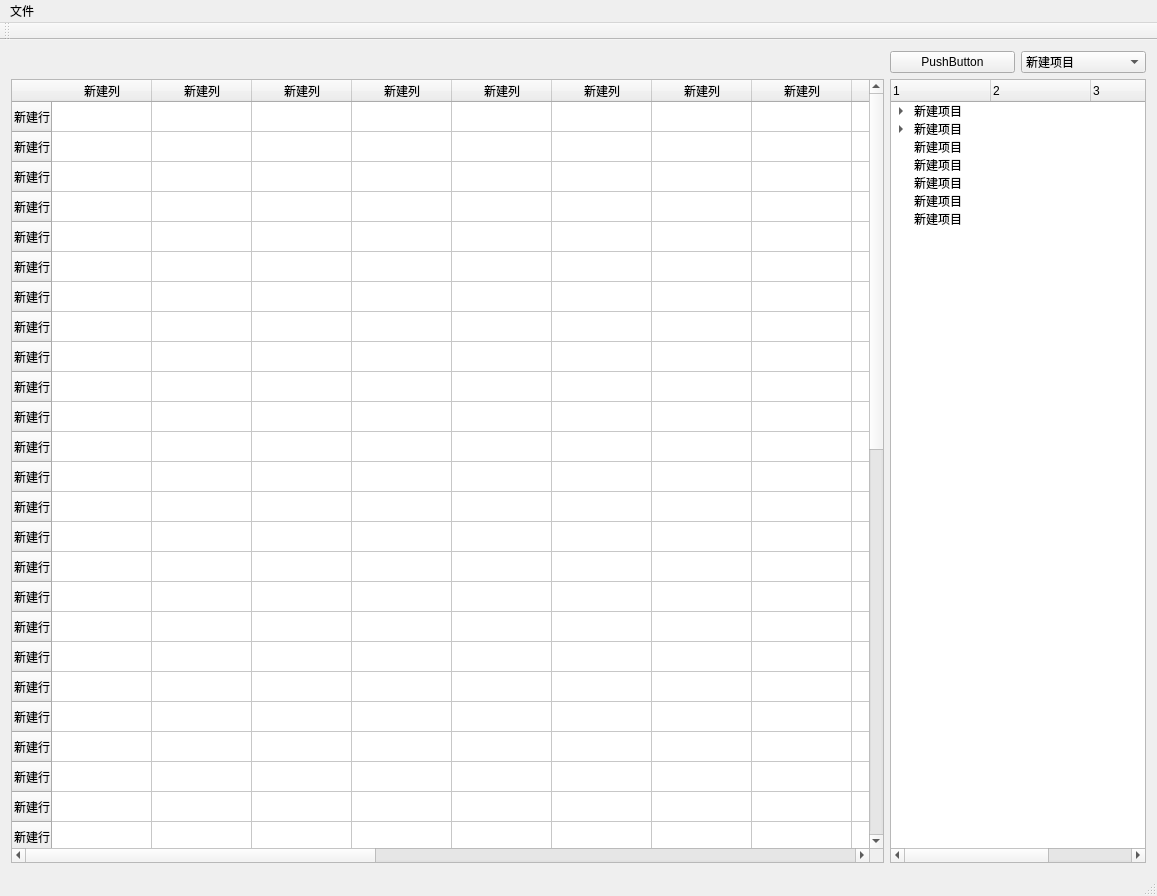
<?xml version="1.0" encoding="UTF-8"?>
<ui version="4.0">
 <class>TestMainWindow</class>
 <widget class="QMainWindow" name="TestMainWindow">
  <property name="geometry">
   <rect>
    <x>0</x>
    <y>0</y>
    <width>1157</width>
    <height>896</height>
   </rect>
  </property>
  <property name="windowTitle">
   <string>TestMainWindow</string>
  </property>
  <widget class="QWidget" name="centralWidget">
   <layout class="QGridLayout" name="gridLayout">
    <item row="1" column="0">
     <widget class="QTableWidget" name="tableWidget">
      <row>
       <property name="text">
        <string>新建行</string>
       </property>
      </row>
      <row>
       <property name="text">
        <string>新建行</string>
       </property>
      </row>
      <row>
       <property name="text">
        <string>新建行</string>
       </property>
      </row>
      <row>
       <property name="text">
        <string>新建行</string>
       </property>
      </row>
      <row>
       <property name="text">
        <string>新建行</string>
       </property>
      </row>
      <row>
       <property name="text">
        <string>新建行</string>
       </property>
      </row>
      <row>
       <property name="text">
        <string>新建行</string>
       </property>
      </row>
      <row>
       <property name="text">
        <string>新建行</string>
       </property>
      </row>
      <row>
       <property name="text">
        <string>新建行</string>
       </property>
      </row>
      <row>
       <property name="text">
        <string>新建行</string>
       </property>
      </row>
      <row>
       <property name="text">
        <string>新建行</string>
       </property>
      </row>
      <row>
       <property name="text">
        <string>新建行</string>
       </property>
      </row>
      <row>
       <property name="text">
        <string>新建行</string>
       </property>
      </row>
      <row>
       <property name="text">
        <string>新建行</string>
       </property>
      </row>
      <row>
       <property name="text">
        <string>新建行</string>
       </property>
      </row>
      <row>
       <property name="text">
        <string>新建行</string>
       </property>
      </row>
      <row>
       <property name="text">
        <string>新建行</string>
       </property>
      </row>
      <row>
       <property name="text">
        <string>新建行</string>
       </property>
      </row>
      <row>
       <property name="text">
        <string>新建行</string>
       </property>
      </row>
      <row>
       <property name="text">
        <string>新建行</string>
       </property>
      </row>
      <row>
       <property name="text">
        <string>新建行</string>
       </property>
      </row>
      <row>
       <property name="text">
        <string>新建行</string>
       </property>
      </row>
      <row>
       <property name="text">
        <string>新建行</string>
       </property>
      </row>
      <row>
       <property name="text">
        <string>新建行</string>
       </property>
      </row>
      <row>
       <property name="text">
        <string>新建行</string>
       </property>
      </row>
      <row>
       <property name="text">
        <string>新建行</string>
       </property>
      </row>
      <row>
       <property name="text">
        <string>新建行</string>
       </property>
      </row>
      <row>
       <property name="text">
        <string>新建行</string>
       </property>
      </row>
      <row>
       <property name="text">
        <string>新建行</string>
       </property>
      </row>
      <row>
       <property name="text">
        <string>新建行</string>
       </property>
      </row>
      <row>
       <property name="text">
        <string>新建行</string>
       </property>
      </row>
      <row>
       <property name="text">
        <string>新建行</string>
       </property>
      </row>
      <row>
       <property name="text">
        <string>新建行</string>
       </property>
      </row>
      <row>
       <property name="text">
        <string>新建行</string>
       </property>
      </row>
      <row>
       <property name="text">
        <string>新建行</string>
       </property>
      </row>
      <row>
       <property name="text">
        <string>新建行</string>
       </property>
      </row>
      <row>
       <property name="text">
        <string>新建行</string>
       </property>
      </row>
      <row>
       <property name="text">
        <string>新建行</string>
       </property>
      </row>
      <row>
       <property name="text">
        <string>新建行</string>
       </property>
      </row>
      <row>
       <property name="text">
        <string>新建行</string>
       </property>
      </row>
      <row>
       <property name="text">
        <string>新建行</string>
       </property>
      </row>
      <row>
       <property name="text">
        <string>新建行</string>
       </property>
      </row>
      <row>
       <property name="text">
        <string>新建行</string>
       </property>
      </row>
      <row>
       <property name="text">
        <string>新建行</string>
       </property>
      </row>
      <row>
       <property name="text">
        <string>新建行</string>
       </property>
      </row>
      <row>
       <property name="text">
        <string>新建行</string>
       </property>
      </row>
      <row>
       <property name="text">
        <string>新建行</string>
       </property>
      </row>
      <row>
       <property name="text">
        <string>新建行</string>
       </property>
      </row>
      <row>
       <property name="text">
        <string>新建行</string>
       </property>
      </row>
      <row>
       <property name="text">
        <string>新建行</string>
       </property>
      </row>
      <column>
       <property name="text">
        <string>新建列</string>
       </property>
      </column>
      <column>
       <property name="text">
        <string>新建列</string>
       </property>
      </column>
      <column>
       <property name="text">
        <string>新建列</string>
       </property>
      </column>
      <column>
       <property name="text">
        <string>新建列</string>
       </property>
      </column>
      <column>
       <property name="text">
        <string>新建列</string>
       </property>
      </column>
      <column>
       <property name="text">
        <string>新建列</string>
       </property>
      </column>
      <column>
       <property name="text">
        <string>新建列</string>
       </property>
      </column>
      <column>
       <property name="text">
        <string>新建列</string>
       </property>
      </column>
      <column>
       <property name="text">
        <string>新建列</string>
       </property>
      </column>
      <column>
       <property name="text">
        <string>新建列</string>
       </property>
      </column>
      <column>
       <property name="text">
        <string>新建列</string>
       </property>
      </column>
      <column>
       <property name="text">
        <string>新建列</string>
       </property>
      </column>
      <column>
       <property name="text">
        <string>新建列</string>
       </property>
      </column>
      <column>
       <property name="text">
        <string>新建列</string>
       </property>
      </column>
      <column>
       <property name="text">
        <string>新建列</string>
       </property>
      </column>
      <column>
       <property name="text">
        <string>新建列</string>
       </property>
      </column>
      <column>
       <property name="text">
        <string>新建列</string>
       </property>
      </column>
      <column>
       <property name="text">
        <string>新建列</string>
       </property>
      </column>
      <column>
       <property name="text">
        <string>新建列</string>
       </property>
      </column>
     </widget>
    </item>
    <item row="0" column="0">
     <spacer name="horizontalSpacer">
      <property name="orientation">
       <enum>Qt::Horizontal</enum>
      </property>
      <property name="sizeHint" stdset="0">
       <size>
        <width>506</width>
        <height>20</height>
       </size>
      </property>
     </spacer>
    </item>
    <item row="0" column="1">
     <widget class="QPushButton" name="pushButton">
      <property name="text">
       <string>PushButton</string>
      </property>
     </widget>
    </item>
    <item row="0" column="2">
     <widget class="QComboBox" name="comboBox">
      <item>
       <property name="text">
        <string>新建项目</string>
       </property>
      </item>
      <item>
       <property name="text">
        <string>新建项目</string>
       </property>
      </item>
      <item>
       <property name="text">
        <string>新建项目</string>
       </property>
      </item>
      <item>
       <property name="text">
        <string>新建项目</string>
       </property>
      </item>
      <item>
       <property name="text">
        <string>新建项目</string>
       </property>
      </item>
      <item>
       <property name="text">
        <string>新建项目</string>
       </property>
      </item>
      <item>
       <property name="text">
        <string>新建项目</string>
       </property>
      </item>
      <item>
       <property name="text">
        <string>新建项目</string>
       </property>
      </item>
      <item>
       <property name="text">
        <string>新建项目</string>
       </property>
      </item>
      <item>
       <property name="text">
        <string>新建项目</string>
       </property>
      </item>
      <item>
       <property name="text">
        <string>新建项目</string>
       </property>
      </item>
      <item>
       <property name="text">
        <string>新建项目</string>
       </property>
      </item>
      <item>
       <property name="text">
        <string>新建项目</string>
       </property>
      </item>
      <item>
       <property name="text">
        <string>新建项目</string>
       </property>
      </item>
      <item>
       <property name="text">
        <string>新建项目</string>
       </property>
      </item>
      <item>
       <property name="text">
        <string>新建项目</string>
       </property>
      </item>
      <item>
       <property name="text">
        <string>新建项目</string>
       </property>
      </item>
      <item>
       <property name="text">
        <string>新建项目</string>
       </property>
      </item>
      <item>
       <property name="text">
        <string>新建项目</string>
       </property>
      </item>
      <item>
       <property name="text">
        <string>新建项目</string>
       </property>
      </item>
      <item>
       <property name="text">
        <string>新建项目</string>
       </property>
      </item>
      <item>
       <property name="text">
        <string>新建项目</string>
       </property>
      </item>
      <item>
       <property name="text">
        <string>新建项目</string>
       </property>
      </item>
      <item>
       <property name="text">
        <string>新建项目</string>
       </property>
      </item>
      <item>
       <property name="text">
        <string>新建项目</string>
       </property>
      </item>
      <item>
       <property name="text">
        <string>新建项目</string>
       </property>
      </item>
      <item>
       <property name="text">
        <string>新建项目</string>
       </property>
      </item>
      <item>
       <property name="text">
        <string>新建项目</string>
       </property>
      </item>
      <item>
       <property name="text">
        <string>新建项目</string>
       </property>
      </item>
      <item>
       <property name="text">
        <string>新建项目</string>
       </property>
      </item>
      <item>
       <property name="text">
        <string>新建项目</string>
       </property>
      </item>
      <item>
       <property name="text">
        <string>新建项目</string>
       </property>
      </item>
      <item>
       <property name="text">
        <string>新建项目</string>
       </property>
      </item>
      <item>
       <property name="text">
        <string>新建项目</string>
       </property>
      </item>
      <item>
       <property name="text">
        <string>新建项目</string>
       </property>
      </item>
      <item>
       <property name="text">
        <string>新建项目</string>
       </property>
      </item>
      <item>
       <property name="text">
        <string>新建项目</string>
       </property>
      </item>
      <item>
       <property name="text">
        <string>新建项目</string>
       </property>
      </item>
      <item>
       <property name="text">
        <string>新建项目</string>
       </property>
      </item>
      <item>
       <property name="text">
        <string>新建项目</string>
       </property>
      </item>
      <item>
       <property name="text">
        <string>新建项目</string>
       </property>
      </item>
      <item>
       <property name="text">
        <string>新建项目</string>
       </property>
      </item>
     </widget>
    </item>
    <item row="1" column="1" colspan="2">
     <widget class="QTreeWidget" name="treeWidget">
      <column>
       <property name="text">
        <string>1</string>
       </property>
      </column>
      <column>
       <property name="text">
        <string>2</string>
       </property>
      </column>
      <column>
       <property name="text">
        <string>3</string>
       </property>
      </column>
      <column>
       <property name="text">
        <string>新建列</string>
       </property>
      </column>
      <item>
       <property name="text">
        <string>新建项目</string>
       </property>
       <item>
        <property name="text">
         <string>新建子项目</string>
        </property>
        <item>
         <property name="text">
          <string>新建子项目</string>
         </property>
         <item>
          <property name="text">
           <string>新建子项目</string>
          </property>
          <item>
           <property name="text">
            <string>新建子项目</string>
           </property>
          </item>
         </item>
        </item>
       </item>
      </item>
      <item>
       <property name="text">
        <string>新建项目</string>
       </property>
       <item>
        <property name="text">
         <string>新建子项目</string>
        </property>
       </item>
       <item>
        <property name="text">
         <string>新建项目</string>
        </property>
       </item>
       <item>
        <property name="text">
         <string>新建项目</string>
        </property>
       </item>
       <item>
        <property name="text">
         <string>新建项目</string>
        </property>
       </item>
      </item>
      <item>
       <property name="text">
        <string>新建项目</string>
       </property>
      </item>
      <item>
       <property name="text">
        <string>新建项目</string>
       </property>
      </item>
      <item>
       <property name="text">
        <string>新建项目</string>
       </property>
      </item>
      <item>
       <property name="text">
        <string>新建项目</string>
       </property>
      </item>
      <item>
       <property name="text">
        <string>新建项目</string>
       </property>
      </item>
     </widget>
    </item>
   </layout>
  </widget>
  <widget class="QMenuBar" name="menuBar">
   <property name="geometry">
    <rect>
     <x>0</x>
     <y>0</y>
     <width>1157</width>
     <height>23</height>
    </rect>
   </property>
   <widget class="QMenu" name="menu">
    <property name="title">
     <string>文件</string>
    </property>
    <addaction name="action"/>
   </widget>
   <addaction name="menu"/>
  </widget>
  <widget class="QToolBar" name="mainToolBar">
   <attribute name="toolBarArea">
    <enum>TopToolBarArea</enum>
   </attribute>
   <attribute name="toolBarBreak">
    <bool>false</bool>
   </attribute>
  </widget>
  <widget class="QStatusBar" name="statusBar"/>
  <action name="action">
   <property name="text">
    <string>打开</string>
   </property>
  </action>
 </widget>
 <layoutdefault spacing="6" margin="11"/>
 <resources/>
 <connections/>
</ui>
